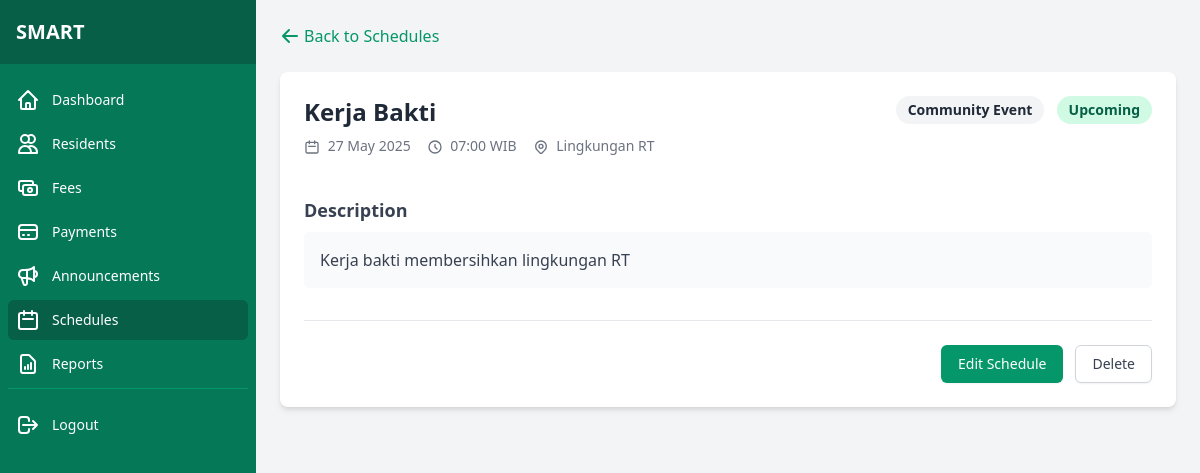
Screenshot of /admin/schedule/view/1 (signed in) with the database file from the repository.
### tables this page shows
CREATE TABLE IF NOT EXISTS schedules (
    id INT AUTO_INCREMENT PRIMARY KEY,
    title VARCHAR(200) NOT NULL,
    description TEXT,
    schedule_datetime DATETIME DEFAULT NULL,  
    location VARCHAR(255) DEFAULT NULL,  
    type VARCHAR(50) DEFAULT NULL,  
    status VARCHAR(50) DEFAULT NULL,  
    created_at DATETIME DEFAULT CURRENT_TIMESTAMP,
    updated_at DATETIME ON UPDATE CURRENT_TIMESTAMP
);

### app/controllers/ScheduleController.php (called while the page is built, shortened)
<?php
class ScheduleController {
    public function view($id) {
        $scheduleModel = new Schedule();
        $schedule = $scheduleModel->findById($id);
        $schedule['date'] = date('Y-m-d', strtotime($schedule['schedule_datetime']));
        $schedule['start_time'] = date('H:i', strtotime($schedule['schedule_datetime']));
        $schedule['end_time'] = date('H:i', strtotime($schedule['schedule_datetime'] . ' +2 hours'));
        require_once BASE_PATH . '/app/views/admin/view_schedule.php';
    }
}

### public/index.php (called while the page is built, shortened)
<?php
require_once BASE_PATH . '/config/database.php';
spl_autoload_register(function ($class) {
    $class = str_replace('\\', DIRECTORY_SEPARATOR, $class);
    $file = BASE_PATH . DIRECTORY_SEPARATOR . $class . '.php';
});
require_once BASE_PATH . '/routes/web.php';
$url = isset($_GET['url']) ? $_GET['url'] : '';
$url = rtrim($url, '/');
Router::route($url);

### config/database.php (called while the page is built, shortened)
<?php
class Database {
    private static $instance = null;
    private $connection;
    private function __construct() {
        try {
            $this->connection = new PDO(
                'mysql:host=' . DB_HOST . ';dbname=' . DB_NAME . ';charset=utf8mb4',
                DB_USER,
                DB_PASS,
                [
                    PDO::ATTR_ERRMODE => PDO::ERRMODE_EXCEPTION,
                    PDO::ATTR_DEFAULT_FETCH_MODE => PDO::FETCH_ASSOC,
                    PDO::ATTR_EMULATE_PREPARES => false
                ]
            );
        } catch (PDOException $e) {
            die('Database Connection Error: ' . $e->getMessage());
        }
    }
    public static function getInstance() {
        if (self::$instance === null) {
            self::$instance = new self();
        }
        return self::$instance;
    }
    public function getConnection() {
        return $this->connection;
    }
}

### app/models/Schedule.php (called while the page is built, shortened)
<?php
class Schedule {
    private $db;
    public function __construct() {
        $this->db = \Database::getInstance()->getConnection();
    }
    public function findById($id) {
        $stmt = $this->db->prepare("SELECT * FROM schedules WHERE id = :id");
        $stmt->execute(['id' => $id]);
        return $stmt->fetch();
    }
}

### app/views/admin/view_schedule.php (the view, shortened to what this page needs)
<?php require_once __DIR__ . '/../components/admin_header.php'; ?>
<div class="flex h-screen bg-gray-100">
    <?php require_once __DIR__ . '/../components/admin_sidebar.php'; ?>
    <div class="flex-1 overflow-auto">
        <main class="p-6">
            <div class="mb-6">
                <a href="/admin/schedules" class="text-green-600 hover:text-green-800 flex items-center">
                    <svg xmlns="http://www.w3.org/2000/svg" class="h-5 w-5 mr-1" viewBox="0 0 20 20" fill="currentColor">
                        <path fill-rule="evenodd" d="M9.707 16.707a1 1 0 01-1.414 0l-6-6a1 1 0 010-1.414l6-6a1 1 0 011.414 1.414L5.414 9H17a1 1 0 110 2H5.414l4.293 4.293a1 1 0 010 1.414z" clip-rule="evenodd" />
                    </svg>
                    Back to Schedules
                </a>
            </div>
            <div class="bg-white rounded-lg shadow-md overflow-hidden">
                <div class="p-6">
                    <div class="flex justify-between items-start">
                        <div>
                            <h1 class="text-2xl font-bold text-gray-800 mb-2"><?php echo htmlspecialchars($schedule['title'] ?? ''); ?></h1>
                            <div class="flex items-center text-sm text-gray-500 mb-4">
                                <span class="mr-4">
                                    <svg xmlns="http://www.w3.org/2000/svg" class="h-4 w-4 inline mr-1" fill="none" viewBox="0 0 24 24" stroke="currentColor">
                                        <path stroke-linecap="round" stroke-linejoin="round" stroke-width="2" d="M8 7V3m8 4V3m-9 8h10M5 21h14a2 2 0 002-2V7a2 2 0 00-2-2H5a2 2 0 00-2 2v12a2 2 0 002 2z" />
                                    </svg>
                                    <?php echo date('d M Y', strtotime($schedule['schedule_datetime'] ?? '')); ?>
                                </span>
                                <span class="mr-4">
                                    <svg xmlns="http://www.w3.org/2000/svg" class="h-4 w-4 inline mr-1" fill="none" viewBox="0 0 24 24" stroke="currentColor">
                                        <path stroke-linecap="round" stroke-linejoin="round" stroke-width="2" d="M12 8v4l3 3m6-3a9 9 0 11-18 0 9 9 0 0118 0z" />
                                    </svg>
                                    <?php echo date('H:i', strtotime($schedule['schedule_datetime'] ?? '')); ?> WIB
                                </span>
                                <span>
                                    <?php echo htmlspecialchars($schedule['location'] ?? ''); ?>
                                </span>
                            </div>
                        </div>
                        <div>
                            <?php
                                $typeClasses = [
                                    'meeting' => 'bg-blue-100 text-blue-800',
                                    'cleanup' => 'bg-green-100 text-green-800',
                                    'social' => 'bg-purple-100 text-purple-800',
                                    'maintenance' => 'bg-yellow-100 text-yellow-800',
                                    'other' => 'bg-gray-100 text-gray-800'
                                ];
                                $typeLabels = [
                                    'meeting' => 'Meeting',
                                    'cleanup' => 'Cleanup',
                                    'social' => 'Social Event',
                                    'maintenance' => 'Maintenance',
                                    'other' => 'Other'
                                ];
                                $typeClass = $typeClasses[$schedule['type'] ?? 'other'] ?? 'bg-gray-100 text-gray-800';
                                $typeLabel = $typeLabels[$schedule['type'] ?? 'other'] ?? ucfirst($schedule['type'] ?? 'other');
                            ?>
                            <span class="px-3 py-1 inline-flex text-sm leading-5 font-semibold rounded-full <?php echo $typeClass; ?>">
                                <?php echo $typeLabel; ?>
                            </span>
                            <?php
                                $now = new DateTime();
                                $scheduleDate = new DateTime(($schedule['schedule_datetime'] ?? 'now'));
                                $isPast = $scheduleDate < $now;
                                if (($schedule['status'] ?? '') === 'cancelled'):
                            ?>
                                <span class="ml-2 px-3 py-1 inline-flex text-sm leading-5 font-semibold rounded-full bg-red-100 text-red-800">
                                    Cancelled
                                </span>
                            <?php elseif ($isPast): ?>
                                <span class="ml-2 px-3 py-1 inline-flex text-sm leading-5 font-semibold rounded-full bg-gray-100 text-gray-800">
                                    Completed
                                </span>
                            <?php else: ?>
                                <span class="ml-2 px-3 py-1 inline-flex text-sm leading-5 font-semibold rounded-full bg-green-100 text-green-800">
                                    Upcoming
                                </span>
                            <?php endif; ?>
                        </div>
                    </div>
                    <div class="mt-6">
                        <h2 class="text-lg font-semibold text-gray-700 mb-2">Description</h2>
                        <div class="bg-gray-50 p-4 rounded-md text-gray-700">
                            <?php echo empty($schedule['description'] ?? '') ? 'No description provided.' : nl2br(htmlspecialchars($schedule['description'] ?? '')); ?>
                        </div>
                    </div>
                    <div class="mt-8 pt-6 border-t border-gray-200">
                        <div class="flex justify-end space-x-3">
                            <a href="/admin/schedule/edit/<?php echo $schedule['id']; ?>" class="inline-flex justify-center py-2 px-4 border border-transparent shadow-sm text-sm font-medium rounded-md text-white bg-green-600 hover:bg-green-700 focus:outline-none focus:ring-2 focus:ring-offset-2 focus:ring-green-500">
                                Edit Schedule
                            </a>
                            <form action="/admin/schedule/delete/<?php echo $schedule['id']; ?>" method="POST" class="inline" onsubmit="return confirm('Are you sure you want to delete this schedule?');">
                                <button type="submit" class="inline-flex justify-center py-2 px-4 border border-gray-300 shadow-sm text-sm font-medium rounded-md text-gray-700 bg-white hover:bg-gray-50 focus:outline-none focus:ring-2 focus:ring-offset-2 focus:ring-red-500">
                                    Delete
                                </button>
                            </form>
                        </div>
                    </div>
                </div>
            </div>
        </main>
    </div>
</div>
<?php require_once __DIR__ . '/../components/admin_footer.php'; ?>

### routes/web.php (shortened to what this page needs)
<?php
class Router {
    private static $routes = [];
    public static function register($method, $url, $controller, $action) {
        self::$routes[] = [
            'method' => $method,
            'url' => $url,
            'controller' => $controller,
            'action' => $action
        ];
    }
    public static function route($url) {
        $method = $_SERVER['REQUEST_METHOD'];
        foreach (self::$routes as $route) {
            $pattern = self::convertRouteToRegex($route['url']);
            if ($route['method'] == $method && preg_match($pattern, $url, $matches)) {
                array_shift($matches);
                $controller = new $controllerName();
                call_user_func_array([$controller, $route['action']], $matches);
                return;
            }
        }
    }
    private static function convertRouteToRegex($route) {
        $route = preg_replace('/\:([a-zA-Z0-9]+)/', '([^/]+)', $route);
        return '/^' . str_replace('/', '\/', $route) . '$/';
    }
}

### app/views/components/admin_sidebar.php (shortened to what this page needs)
<div class="hidden md:flex md:flex-shrink-0">
    <div class="flex flex-col w-64">
        <div class="flex flex-col h-0 flex-1 bg-green-700">
            <div class="flex items-center h-16 flex-shrink-0 px-4 bg-green-800">
                <h1 class="text-xl font-bold text-white">SMART</h1>
            </div>
            <div class="flex-1 flex flex-col overflow-y-auto">
                <nav class="flex-1 px-2 py-4 space-y-1">
                    <a href="/admin/dashboard" class="<?php echo strpos($_SERVER['REQUEST_URI'], '/admin/dashboard') === 0 ? 'bg-green-800' : 'hover:bg-green-600'; ?> text-white group flex items-center px-2 py-2 text-sm font-medium rounded-md">
                        Dashboard
                    </a>
                    <a href="/admin/residents" class="<?php echo strpos($_SERVER['REQUEST_URI'], '/admin/resident') === 0 ? 'bg-green-800' : 'hover:bg-green-600'; ?> text-white group flex items-center px-2 py-2 text-sm font-medium rounded-md">
                        <svg xmlns="http://www.w3.org/2000/svg" class="mr-3 h-6 w-6" fill="none" viewBox="0 0 24 24" stroke="currentColor">
                            <path stroke-linecap="round" stroke-linejoin="round" stroke-width="2" d="M12 4.354a4 4 0 110 5.292M15 21H3v-1a6 6 0 0112 0v1zm0 0h6v-1a6 6 0 00-9-5.197M13 7a4 4 0 11-8 0 4 4 0 018 0z" />
                        </svg>
                        Residents
                    </a>
                    <a href="/admin/fees" class="<?php echo strpos($_SERVER['REQUEST_URI'], '/admin/fee') === 0 ? 'bg-green-800' : 'hover:bg-green-600'; ?> text-white group flex items-center px-2 py-2 text-sm font-medium rounded-md">
                        Fees
                    </a>
                    <a href="/admin/payments" class="<?php echo strpos($_SERVER['REQUEST_URI'], '/admin/payment') === 0 ? 'bg-green-800' : 'hover:bg-green-600'; ?> text-white group flex items-center px-2 py-2 text-sm font-medium rounded-md">
                        <svg xmlns="http://www.w3.org/2000/svg" class="mr-3 h-6 w-6" fill="none" viewBox="0 0 24 24" stroke="currentColor">
                            <path stroke-linecap="round" stroke-linejoin="round" stroke-width="2" d="M3 10h18M7 15h1m4 0h1m-7 4h12a3 3 0 003-3V8a3 3 0 00-3-3H6a3 3 0 00-3 3v8a3 3 0 003 3z" />
                        </svg>
                        Payments
                    </a>
                    <a href="/admin/announcements" class="<?php echo strpos($_SERVER['REQUEST_URI'], '/admin/announcement') === 0 ? 'bg-green-800' : 'hover:bg-green-600'; ?> text-white group flex items-center px-2 py-2 text-sm font-medium rounded-md">
                        Announcements
                    </a>
                    <a href="/admin/schedules" class="<?php echo strpos($_SERVER['REQUEST_URI'], '/admin/schedule') === 0 ? 'bg-green-800' : 'hover:bg-green-600'; ?> text-white group flex items-center px-2 py-2 text-sm font-medium rounded-md">
                        <svg xmlns="http://www.w3.org/2000/svg" class="mr-3 h-6 w-6" fill="none" viewBox="0 0 24 24" stroke="currentColor">
                            <path stroke-linecap="round" stroke-linejoin="round" stroke-width="2" d="M8 7V3m8 4V3m-9 8h10M5 21h14a2 2 0 002-2V7a2 2 0 00-2-2H5a2 2 0 00-2 2v12a2 2 0 002 2z" />
                        </svg>
                        Schedules
                    </a>
                    <a href="/admin/reports" class="<?php echo strpos($_SERVER['REQUEST_URI'], '/admin/report') === 0 ? 'bg-green-800' : 'hover:bg-green-600'; ?> text-white group flex items-center px-2 py-2 text-sm font-medium rounded-md">
                        Reports
                    </a>
                    <div class="pt-4 mt-4 border-t border-green-600">
                        <a href="/logout" class="text-white hover:bg-green-600 group flex items-center px-2 py-2 text-sm font-medium rounded-md">
                            <svg xmlns="http://www.w3.org/2000/svg" class="mr-3 h-6 w-6" fill="none" viewBox="0 0 24 24" stroke="currentColor">
                                <path stroke-linecap="round" stroke-linejoin="round" stroke-width="2" d="M17 16l4-4m0 0l-4-4m4 4H7m6 4v1a3 3 0 01-3 3H6a3 3 0 01-3-3V7a3 3 0 013-3h4a3 3 0 013 3v1" />
                            </svg>
                            Logout
                        </a>
                    </div>
                </nav>
            </div>
        </div>
    </div>
</div>

### rows the page displays
schedules: title "Kerja Bakti", schedule_datetime "27 May 2025", schedule_datetime "07:00", location "Lingkungan RT", type "Community Event", status "Upcoming", description "Kerja bakti membersihkan lingkungan RT"
